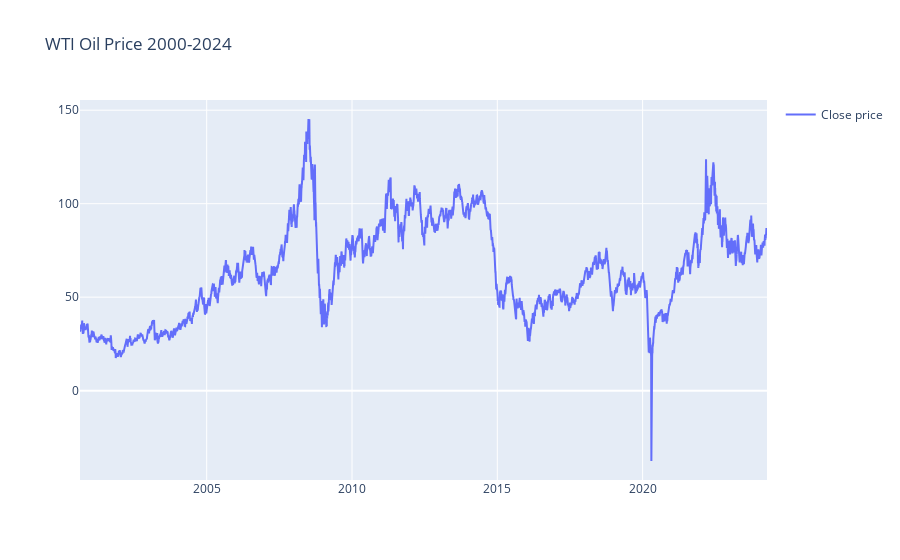

Notebook source saved alongside this figure:
### Code cell
fig = go.Figure()
fig.add_trace(go.Scatter(x=df['Date'], y=df['Close'], name='Close price'))
fig.update_layout(showlegend=True, title='WTI Oil Price 2000-2024')
fig.show()

### Figure 1 — Plotly figure (JSON) as saved in the notebook; plotly's stock layout.template omitted (floating-point values rounded to 4 significant figures; data arrays with more than 128 entries replaced by an {"elided": "..."} marker saying what was removed)
{"data": [{"name": "Close price", "type": "scatter", "x": {"elided": "5935 str values"}, "y": {"elided": "5935 float values"}}], "layout": {"showlegend": true, "title": {"text": "WTI Oil Price 2000-2024"}}}
